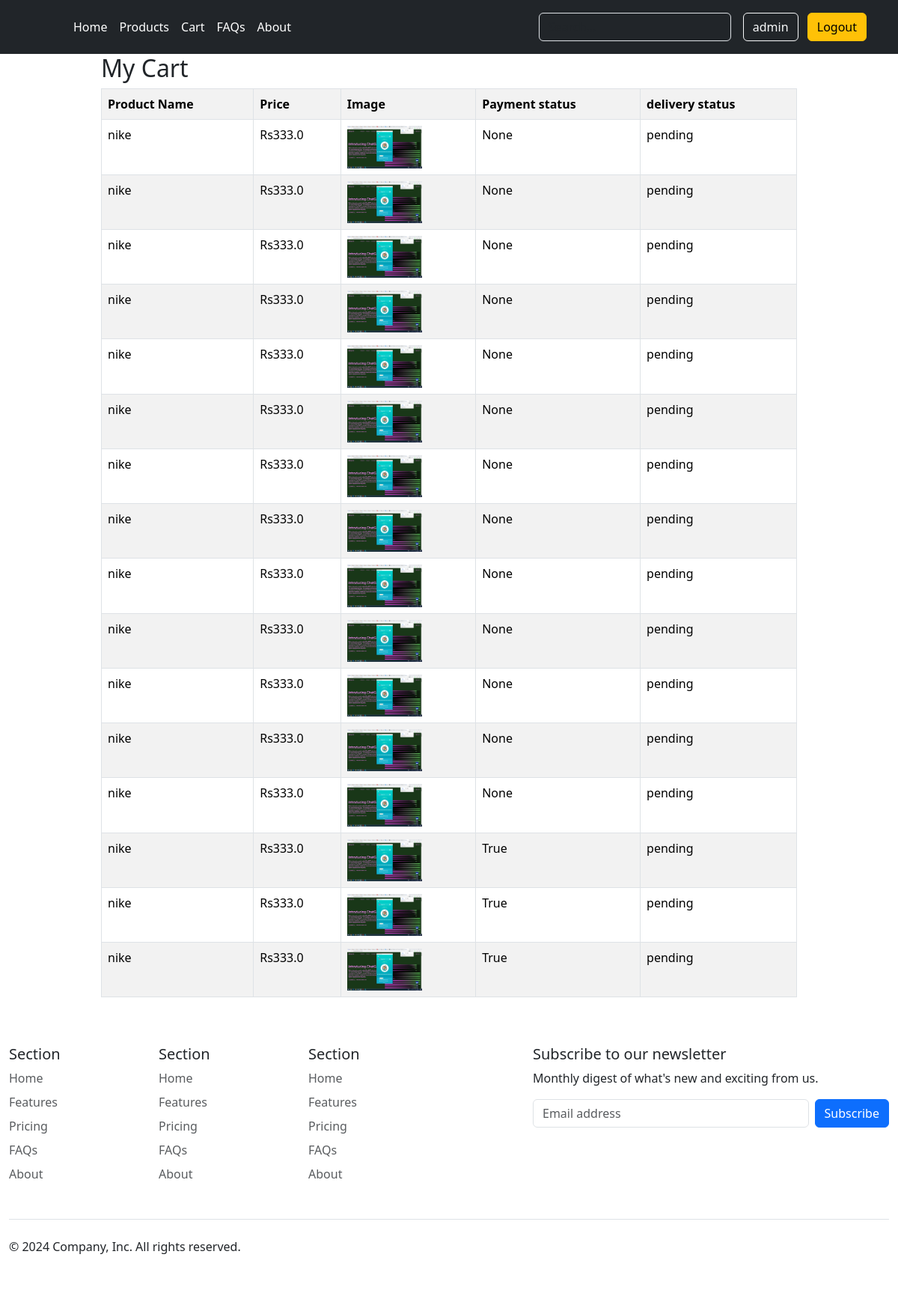
/myorder/ (signed in), run on the app's committed database.
### userspage/models.py (models this page shows)
class Order(models.Model):
    PAYMENT=(
        ('Cash on Delivery ','Cash on Delivery'),
        ('Esewa','Esewa')
    )
    product=models.ForeignKey(Product,on_delete=models.CASCADE)
    user= models.ForeignKey(User,on_delete=models.CASCADE)
    quantity=models.IntegerField()
    total_price=models.IntegerField()
    delivery_status=models.CharField(default='pending',max_length=100)
    payment_method=models.CharField(max_length=100,choices=PAYMENT)
    payment_status=models.BooleanField(default=False,null=True)
    contact_no=models.CharField(max_length=20)
    address=models.CharField(max_length=100)
    created_at=models.DateTimeField(auto_now_add=True)

### products/models.py (models this page shows, shortened)
class Product(models.Model):
    product_name=models.CharField(max_length=100)
    product_price=models.FloatField()
    stock=models.IntegerField()
    prooduct_image=models.FileField(upload_to='static/uploads',null=True)
    product_description=models.TextField()
    created_at=models.DateTimeField(auto_now_add=True)
    category=models.ForeignKey(Category,on_delete=models.CASCADE,null=True)

### userspage/views.py (the view)
# urls.py: path('myorder/',my_order),
@login_required
def my_order(request):
    user=request.user
    items=Order.objects.filter(user=user)
    context={
        'items':items
    }
    return render(request,'userpage/myorder.html',context)

### userspage/templates/userpage/myorder.html (shortened to what this page needs)
{% extends 'layouts.html' %}
{% block main_content %}
{% include 'userpage/header.html' %}
<div class="container">
    <div class="d-flex justify-content-center">
        <div class="col-md-10">
            <h2>My Cart</h2>
            <table class="table table-bordered  table-striped ">
                <tr>
                    <th>Product Name</th>
                    <th>Price</th>
                    <th>Image</th>
                    <th>Payment status</th>
                    <th>delivery status</th>
                </tr>
                {% for i in items %}
                <tr>
                    <td>{{i.product.product_name}}</td>
                    <td>Rs{{i.product.product_price}}</td>
                    <td>
                        <img src="/{{i.product.prooduct_image}}" alt="{{i.product.product_name}}" width="100">
                    </td>
                    <td>{{i.payment_status}}</td>
                    <td>{{i.delivery_status}}</td>
                </tr>
                {% endfor %}
            </table>
        </div>
    </div>
</div>
{% include 'userpage/footer.html' %}
{% endblock %}

### templates/layouts.html (shortened to what this page needs)
<!DOCTYPE html>
<html lang="en">
<head>
    {% load static %}
    <link href="https://cdn.jsdelivr.net/npm/bootstrap@5.3.3/dist/css/bootstrap.min.css" rel="stylesheet">
    <link rel="stylesheet" href="https://cdnjs.cloudflare.com/ajax/libs/font-awesome/6.5.1/css/all.min.css" />
    <link rel="stylesheet" href="{%static 'css/style.css'%}">
</head>
<body>
    <div>
        {% block main_content %}
        {% endblock %}
    </div>
</body>
</html>

### userspage/templates/userpage/header.html
<header class="p-3 text-bg-dark">
    <div class="container">
      <div class="d-flex flex-wrap align-items-center justify-content-center justify-content-lg-start">
        <a href="/" class="d-flex align-items-center mb-2 mb-lg-0 text-white text-decoration-none">
          <svg class="bi me-2" width="40" height="32" role="img" aria-label="Bootstrap"><use xlink:href="#bootstrap"/></svg>
        </a>
        <ul class="nav col-12 col-lg-auto me-lg-auto mb-2 justify-content-center mb-md-0">
          <li><a href="/" class="nav-link px-2 text-white ">Home</a></li>
          <li><a href="/productlist" class="nav-link px-2 text-white">Products</a></li>
          <li><a href="/cart" class="nav-link px-2 text-white">Cart</a></li>
          <li><a href="#" class="nav-link px-2 text-white">FAQs</a></li>
          <li><a href="#" class="nav-link px-2 text-white">About</a></li>
        </ul>
        <form class="col-12 col-lg-auto mb-3 mb-lg-0 me-lg-3" role="search">
          <input type="search" class="form-control form-control-dark text-bg-dark" placeholder="Search..." aria-label="Search">
        </form>
        <div class="text-end">
          {% if user.is_authenticated %}
           <a href="#" class="btn btn-outline-light me-2">{{user.username}}</a>
           <a href="/logout" class="btn btn-warning">Logout</a>
           {% else %}
           <a href="/login" class="btn btn-outline-light me-2">Login</a>
           <a href="/register" class="btn btn-warning">Sign-up</a>
          {% endif %}
        </div>
      </div>
    </div>
  </header>

### userspage/templates/userpage/footer.html (shortened to what this page needs)
<div class="container-fluid ">
    <footer class="py-5">
      <div class="row">
        <div class="col-6 col-md-2 mb-3">
          <h5>Section</h5>
          <ul class="nav flex-column">
            <li class="nav-item mb-2"><a href="#" class="nav-link p-0 text-body-secondary">Home</a></li>
            <li class="nav-item mb-2"><a href="#" class="nav-link p-0 text-body-secondary">Features</a></li>
            <li class="nav-item mb-2"><a href="#" class="nav-link p-0 text-body-secondary">Pricing</a></li>
            <li class="nav-item mb-2"><a href="#" class="nav-link p-0 text-body-secondary">FAQs</a></li>
            <li class="nav-item mb-2"><a href="#" class="nav-link p-0 text-body-secondary">About</a></li>
          </ul>
        </div>
        <div class="col-6 col-md-2 mb-3">
          <h5>Section</h5>
          <ul class="nav flex-column">
            <li class="nav-item mb-2"><a href="#" class="nav-link p-0 text-body-secondary">Home</a></li>
            <li class="nav-item mb-2"><a href="#" class="nav-link p-0 text-body-secondary">Features</a></li>
            <li class="nav-item mb-2"><a href="#" class="nav-link p-0 text-body-secondary">Pricing</a></li>
            <li class="nav-item mb-2"><a href="#" class="nav-link p-0 text-body-secondary">FAQs</a></li>
            <li class="nav-item mb-2"><a href="#" class="nav-link p-0 text-body-secondary">About</a></li>
          </ul>
        </div>
        <div class="col-6 col-md-2 mb-3">
          <h5>Section</h5>
          <ul class="nav flex-column">
            <li class="nav-item mb-2"><a href="#" class="nav-link p-0 text-body-secondary">Home</a></li>
            <li class="nav-item mb-2"><a href="#" class="nav-link p-0 text-body-secondary">Features</a></li>
            <li class="nav-item mb-2"><a href="#" class="nav-link p-0 text-body-secondary">Pricing</a></li>
            <li class="nav-item mb-2"><a href="#" class="nav-link p-0 text-body-secondary">FAQs</a></li>
            <li class="nav-item mb-2"><a href="#" class="nav-link p-0 text-body-secondary">About</a></li>
          </ul>
        </div>
        <div class="col-md-5 offset-md-1 mb-3">
          <form>
            <h5>Subscribe to our newsletter</h5>
            <p>Monthly digest of what's new and exciting from us.</p>
            <div class="d-flex flex-column flex-sm-row w-100 gap-2">
              <input id="newsletter1" type="text" class="form-control" placeholder="Email address">
              <button class="btn btn-primary" type="button">Subscribe</button>
            </div>
          </form>
        </div>
      </div>
      <div class="d-flex flex-column flex-sm-row justify-content-between py-4 my-4 border-top">
        <p>&copy; 2024 Company, Inc. All rights reserved.</p>
        <ul class="list-unstyled d-flex">
          <li class="ms-3"><a class="link-body-emphasis" href="#"><svg class="bi" width="24" height="24"><use xlink:href="#twitter"/></svg></a></li>
          <li class="ms-3"><a class="link-body-emphasis" href="#"><svg class="bi" width="24" height="24"><use xlink:href="#instagram"/></svg></a></li>
          <li class="ms-3"><a class="link-body-emphasis" href="#"><svg class="bi" width="24" height="24"><use xlink:href="#facebook"/></svg></a></li>
        </ul>
      </div>
    </footer>
</div>

### data on the page
Order: product.product_name "nike", product.product_price "333.0", product.prooduct_image (picture), payment_status "None", delivery_status "pending"
Order: product.product_name "nike", product.product_price "333.0", product.prooduct_image (picture), payment_status "None", delivery_status "pending"
Order: product.product_name "nike", product.product_price "333.0", product.prooduct_image (picture), payment_status "None", delivery_status "pending"
Order: product.product_name "nike", product.product_price "333.0", product.prooduct_image (picture), payment_status "None", delivery_status "pending"
Order: product.product_name "nike", product.product_price "333.0", product.prooduct_image (picture), payment_status "None", delivery_status "pending"
Order: product.product_name "nike", product.product_price "333.0", product.prooduct_image (picture), payment_status "None", delivery_status "pending"
Order: product.product_name "nike", product.product_price "333.0", product.prooduct_image (picture), payment_status "None", delivery_status "pending"
Order: product.product_name "nike", product.product_price "333.0", product.prooduct_image (picture), payment_status "None", delivery_status "pending"
Order: product.product_name "nike", product.product_price "333.0", product.prooduct_image (picture), payment_status "None", delivery_status "pending"
Order: product.product_name "nike", product.product_price "333.0", product.prooduct_image (picture), payment_status "None", delivery_status "pending"
Order: product.product_name "nike", product.product_price "333.0", product.prooduct_image (picture), payment_status "None", delivery_status "pending"
Order: product.product_name "nike", product.product_price "333.0", product.prooduct_image (picture), payment_status "None", delivery_status "pending"
Order: product.product_name "nike", product.product_price "333.0", product.prooduct_image (picture), payment_status "None", delivery_status "pending"
Order: product.product_name "nike", product.product_price "333.0", product.prooduct_image (picture), payment_status "True", delivery_status "pending"
Order: product.product_name "nike", product.product_price "333.0", product.prooduct_image (picture), payment_status "True", delivery_status "pending"
Order: product.product_name "nike", product.product_price "333.0", product.prooduct_image (picture), payment_status "True", delivery_status "pending"

### other printed values
{{ user.username }} "admin"
